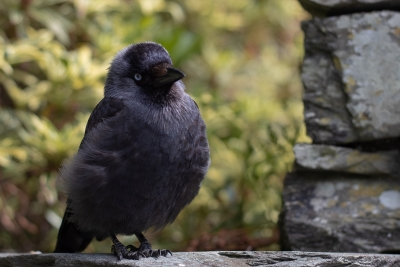
#> input picture bird-small.jpg, 400 x 267 px, given in place of the camera
$ jupyter execute --allow-errors 'opencv深入.ipynb'   (older library calls are emulated)   (text cells are left out)
#> lines starting #> are read from the running program, lines starting #| are printed output that depends on the picture; pictures that were not available may be replaced by others from this repository, and a replacement may not be noted
[cell 1]
#使用 OpenCV 的 Image Basic
import cv2
image = cv2.imread('D:/xuexi/uie.jpg')
#> (the rest of this cell did not finish here and is left out)

#> (a cell that did not finish here is left out)

[cell 3]
import numpy as np
# Create a blank image
blank_img = np.zeros(shape=(512,512,3),dtype=np.int16)
# Draw rectangle on image
cv2.rectangle(blank_img,pt1=(384,0),pt2=(510,128),color=(0,255,0),thickness=5)
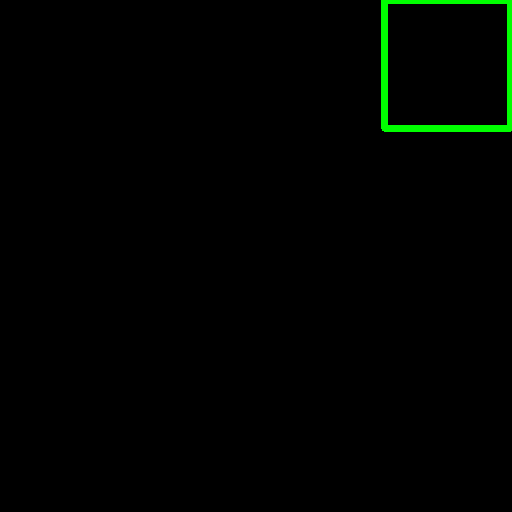
#> blank_img: shape (512, 512, 3) int16; mean of channels 0, 1, 2 0, 2.8, 0; drawn as B, G, R
# Draw circle on image
cv2.circle(img=blank_img, center=(100,100), radius=50, color=(255,0,0), thickness=5)
# Draw line on image
cv2.line(blank_img,pt1=(0,0),pt2=(511,511),color=(102, 255, 255),thickness=5)
# Put text on image
font = cv2.FONT_HERSHEY_SIMPLEX
cv2.putText(blank_img,
      text='Hello',
      org=(10,500),
      fontFace=font,
      fontScale= 4,
      color=(255,255,255),
      thickness=2,
      lineType=cv2.LINE_AA)
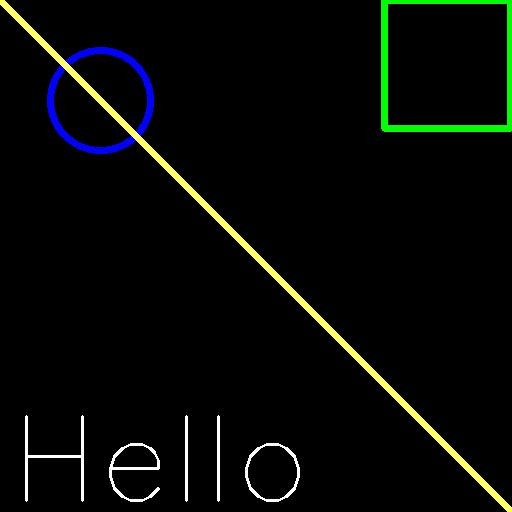
#> blank_img: shape (512, 512, 3) int16; mean of channels 0, 1, 2 6.1, 9.5, 6.7; drawn as B, G, R

# Display the image
cv2.imshow("blank_img",blank_img)

[cell 4]
#使用opencv进行图像预处理
#HSL 和 HSV：HSL（色相、饱和度、亮度）和 HSV（色相、饱和度、值）是 RGB 颜色模型的替代表示形式。OpenCV 可以在不同的色彩空间之间转换图像。
def color_space_conversion():
    img = cv2.imread('uie.jpg')
    hsl_img = cv2.cvtColor(img,cv2.COLOR_BGR2HLS)
    cv2.imshow('HSL Image',hsl_img)
    hsv_img = cv2.cvtColor(img,cv2.COLOR_BGR2HSV)
    cv2.imshow('HSV Image',hsv_img)
    cv2.waitKey(0)
    cv2.destroyAllWindows()
#> (the rest of this cell did not finish here and is left out)

[cell 5]
#混合图像  混合会合并两个图像，每个图像使用特定的权重，两个图像加权和
def blend_images():
    img1 = cv2.imread('uie.jpg')
    img2 = cv2.imread('uiw.jpg')
    img1 = cv2.resize(img1,(500,500))
    img2 = cv2.resize(img2,(500,500))
    blended = cv2.addWeighted(img1,0.7,img2,0.3,0)
    cv2.imshow('Blended Image',blended)
    cv2.waitKey(0)
    cv2.destroyAllWindows()
#> (the rest of this cell did not finish here and is left out)

[cell 6]
#图像阈值  阈值从灰度图像创建二进制图像
def image_threshold():
    img = cv2.imread('uie.jpg',0)
    _,binary = cv2.threshold(img,127,255,cv2.THRESH_BINARY)
    cv2.imshow('Binary Image',binary)
    adaptive_mean = cv2.adaptiveThreshold(img,255,cv2.ADAPTIVE_THRESH_MEAN_C,cv2.THRESH_BINARY,11,2)
    cv2.imshow('Adaptive Mean Thresholding', adaptive_mean)
    adaptive_gaussian = cv2.adaptiveThreshold(img, 255, cv2.ADAPTIVE_THRESH_GAUSSIAN_C, cv2.THRESH_BINARY, 11, 2)
    cv2.imshow('Adaptive Gaussian Thresholding', adaptive_gaussian)
    cv2.waitKey(0)
    cv2.destroyAllWindows()
#> (the rest of this cell did not finish here and is left out)

[cell 7]
#模糊或平滑 模糊处理减少图像中的杂色和细节
def blur_image():
    img = cv2.imread('uie.jpg')
    average_blur = cv2.blur(img,(5,5))
    cv2.imshow('Average Blurring',average_blur)
    gaussian_blur = cv2.GaussianBlur(img,(5,5),0)
    cv2.imshow('Gaussian Blurring', gaussian_blur)
    median_blur = cv2.medianBlur(img, 5)
    cv2.imshow('Median Blurring', median_blur)
    bilateral_blur = cv2.bilateralFilter(img, 9, 75, 75)
    cv2.imshow('Bilateral Blurring', bilateral_blur)
    cv2.waitKey(0)
    cv2.destroyAllWindows()
#> (the rest of this cell did not finish here and is left out)

[cell 8]
#形态学操作 结构化应用图像
def morphological_operations():
    img = cv2.imread('uie.jpg', 0)  # Load as grayscale
    kernel = cv2.getStructuringElement(cv2.MORPH_RECT, (5, 5))
    dilation = cv2.dilate(img, kernel, iterations=1)
    cv2.imshow('Dilation', dilation)
    erosion = cv2.erode(img, kernel, iterations=1)
    cv2.imshow('Erosion', erosion)
    opening = cv2.morphologyEx(img, cv2.MORPH_OPEN, kernel)
    cv2.imshow('Opening', opening)
    closing = cv2.morphologyEx(img, cv2.MORPH_CLOSE, kernel)
    cv2.imshow('Closing', closing)
    cv2.waitKey(0)
    cv2.destroyAllWindows()

#> (the rest of this cell did not finish here and is left out)

[cell 9]
#梯度：渐变用于查找图像中的边缘。常用方法包括 Sobel、Scharr 和 Laplacian。
def image_gradients():
    img = cv2.imread('uie.jpg', 0)  # Load as grayscale
    sobelx = cv2.Sobel(img, cv2.CV_64F, 1, 0, ksize=5)
    sobely = cv2.Sobel(img, cv2.CV_64F, 0, 1, ksize=5)
    laplacian = cv2.Laplacian(img, cv2.CV_64F)
    cv2.imshow('Sobel X', sobelx)
    cv2.imshow('Sobel Y', sobely)
    cv2.imshow('Laplacian', laplacian)
    cv2.waitKey(0)
    cv2.destroyAllWindows()

#> (the rest of this cell did not finish here and is left out)

[cell 10]
#直方图：直方图用于表示图像中像素强度的分布。它们可用于对比度调整、阈值设置等。
import matplotlib.pyplot as plt

def image_histogram():
    img = cv2.imread('uie.jpg', 0)  # Load as grayscale
    # Calculate histogram
    hist = cv2.calcHist([img],
            channels=[0],
            mask=None,
            histSize=[256],
            ranges=[0,256])
#> hist = 256 values from 0 to 0
    # Plot histogram
    plt.figure()
    plt.title('Grayscale Histogram')
    plt.xlabel('Bins')
    plt.ylabel('# of Pixels')
    plt.plot(hist)
    plt.xlim([0, 256])
    plt.show()
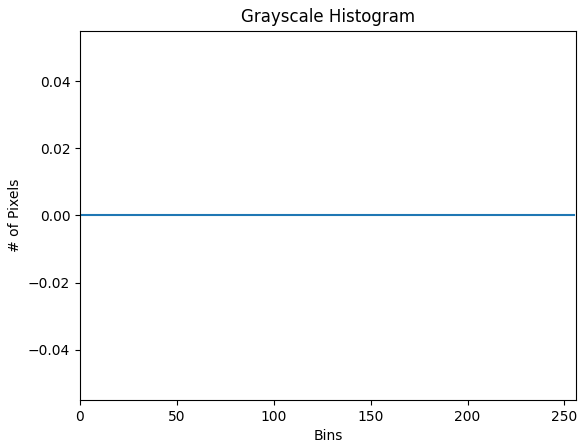
#> figure drawn by matplotlib, 1 panel
if __name__ == "__main__":
    image_histogram()

[cell 11]
import cv2

# Connects to your computer's default camera
cap = cv2.VideoCapture(0)
while True:

    # Capture frame-by-frame
    ret, frame = cap.read()
#> frame is the input picture: shape (267, 400, 3); mean B, G, R 73.3, 92.8, 96.9
    # Our operations on the frame come here
    gray = cv2.cvtColor(frame, cv2.COLOR_BGR2GRAY)
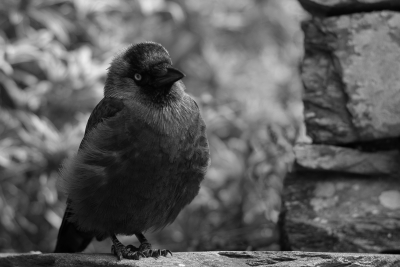
#> gray: shape (267, 400); min 1, max 244, mean 91.8
    # Display the resulting frame
    cv2.imshow('frame',gray)

    # This command let's us quit with the "q" button on a keyboard.
    if cv2.waitKey(1) & 0xFF == ord('q'):
#> (key q is pressed here)
        break
# When everything done, release the capture and destroy the windows
cap.release()
cv2.destroyAllWindows()

[cell 12]
import cv2

cap = cv2.VideoCapture(0)
# Automatically grab width and height from video feed
# (returns float which we need to convert to integer for later on!)
width = int(cap.get(cv2.CAP_PROP_FRAME_WIDTH))
height = int(cap.get(cv2.CAP_PROP_FRAME_HEIGHT))
# MACOS AND LINUX: *'XVID' (MacOS users may want to try VIDX as well just in case)
# WINDOWS *'DIVX'
writer = cv2.VideoWriter('../DATA/student_capture.mp4', cv2.VideoWriter_fourcc(*'DIVX'),25, (width, height))
## This loop keeps recording until you hit Q or escape the window
## You may want to instead use some sort of timer, like from time import sleep and then just record for 5 seconds.
while True:
    # Capture frame-by-frame
    ret, frame = cap.read()

    # Write the video
    writer.write(frame)
    # Display the resulting frame
    cv2.imshow('frame',frame)

    # This command let's us quit with the "q" button on a keyboard.
    # Simply pressing X on the window won't work!
    if cv2.waitKey(1) & 0xFF == ord('q'):
#> (key q is pressed here)
        break

cap.release()
writer.release()
cv2.destroyAllWindows()

[cell 13]
import cv2
import time

# Same command function as streaming, its just now we pass in the file path, nice!
cap = cv2.VideoCapture('../DATA/video_capture.mp4')
# FRAMES PER SECOND FOR VIDEO
fps = 25
# Always a good idea to check if the video was acutally there
# If you get an error at thsi step, triple check your file path!!
if cap.isOpened()== False:
    print("Error opening the video file. Please double check your file path for typos. Or move the movie file to the same location as this script/notebook")

# While the video is opened
while cap.isOpened():

    # Read the video file.
    ret, frame = cap.read()

    # If we got frames, show them.
    if ret == True:

         # Display the frame at same frame rate of recording
        # Watch lecture video for full explanation
        time.sleep(1/fps)
        cv2.imshow('frame',frame)

        # Press q to quit
        if cv2.waitKey(25) & 0xFF == ord('q'):

#> (key q is pressed here)

$ run again, on corfu.jpg
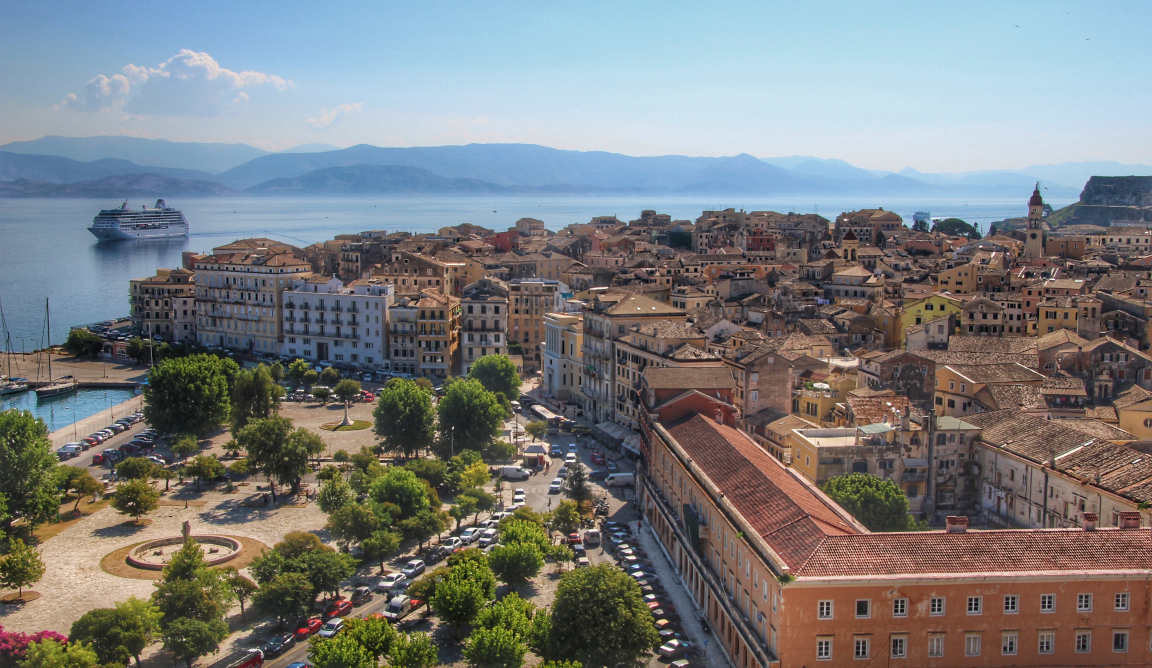
#> input picture corfu.jpg, 3456 x 2003 px, given in place of the camera (shown at 1/3 size)
#> hist = 256 values from 0 to 0
#> frame is the input picture: shape (2003, 3456, 3); mean B, G, R 125.7, 124.8, 122.5
#> `gray = cv2.cvtColor(frame, cv2.COLOR_BGR2GRAY)`:
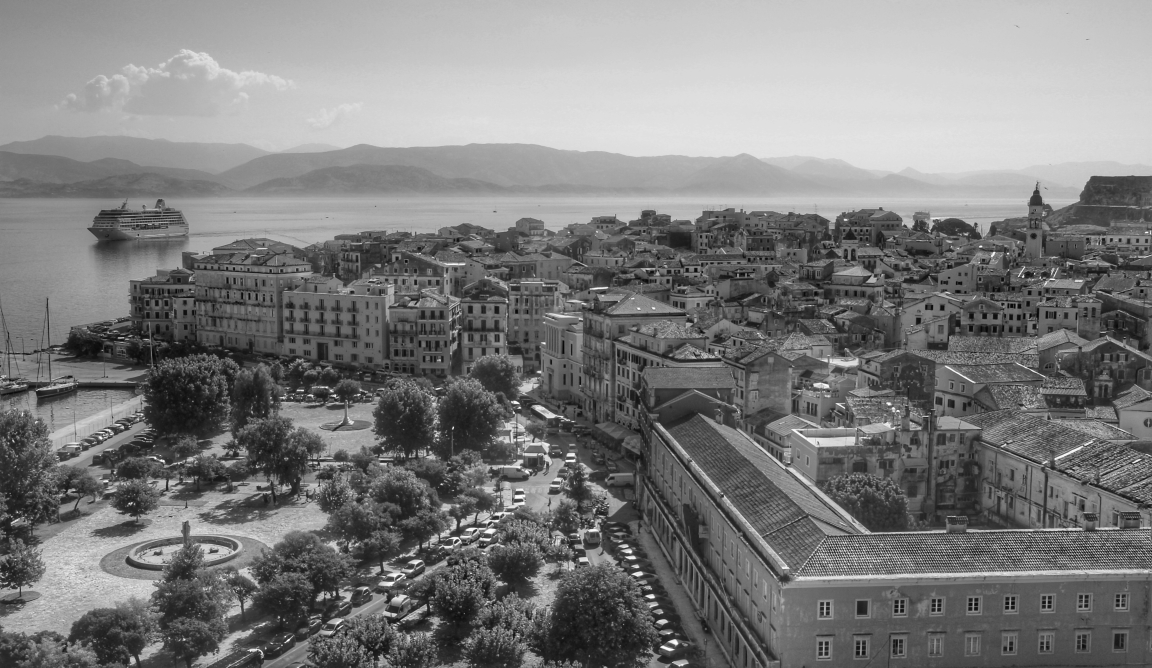
#> gray: shape (2003, 3456) (shown at 1/3 size); min 1, max 255, mean 124.2

$ run again, on helvellyn.jpg
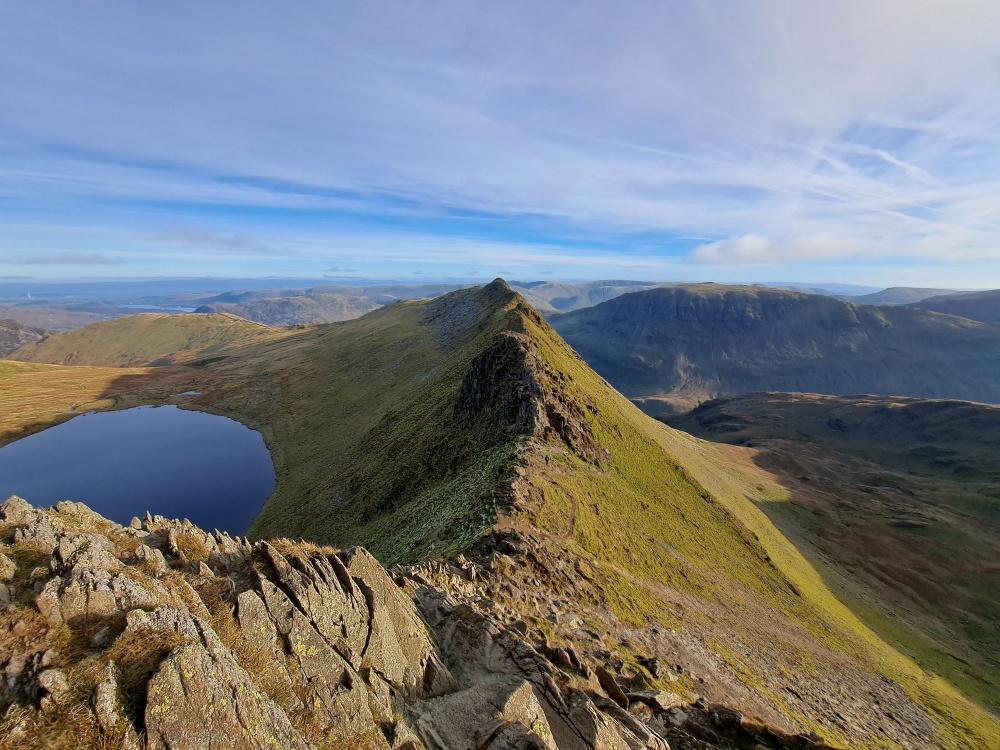
#> input picture helvellyn.jpg, 4000 x 3000 px, given in place of the camera (shown at 1/4 size)
#> hist = 256 values from 0 to 0
#> frame is the input picture: shape (3000, 4000, 3); mean B, G, R 128.8, 124.5, 119.5
#> `gray = cv2.cvtColor(frame, cv2.COLOR_BGR2GRAY)`:
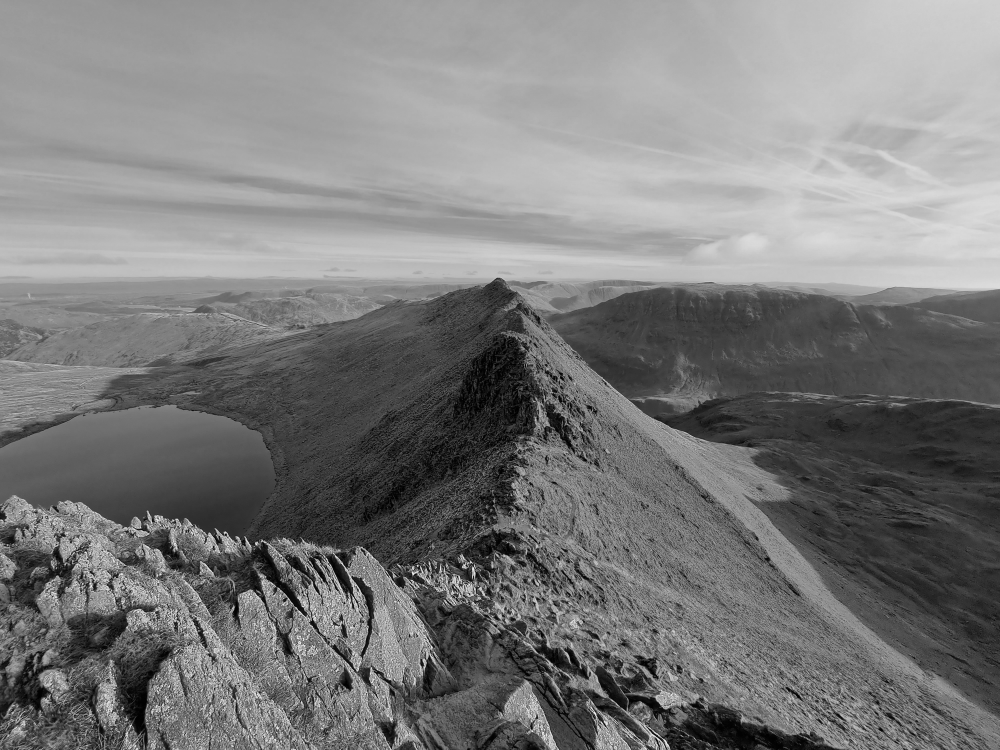
#> gray: shape (3000, 4000) (shown at 1/4 size); min 0, max 252, mean 123.5
